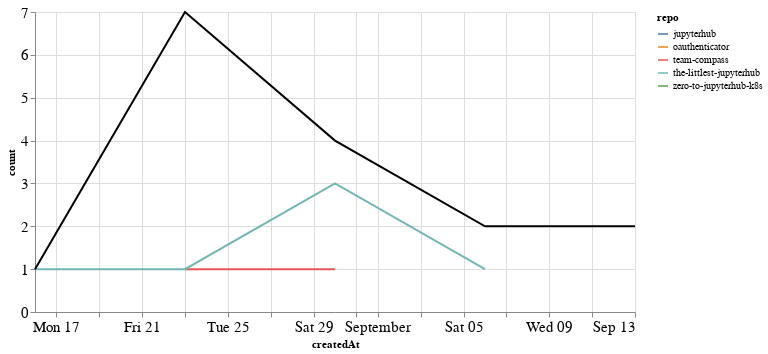

Notebook code for this chart:
### Markdown cell above
## Comments

### Code cell
comments_time = comments.groupby('repo').resample('W', on='createdAt').count()['author'].reset_index()
comments_time = comments_time.rename(columns={'author': 'count'})
comments_time_total = comments_time.groupby('createdAt').agg({"count": "sum"}).reset_index()
ch1 = alt.Chart(comments_time, width=600).mark_line().encode(
    x='createdAt',
    y='count',
    color='repo',
    tooltip="repo"
)

ch2 = alt.Chart(comments_time_total, width=600).mark_line(color="black").encode(
    x='createdAt',
    y='count',
)

ch1 + ch2

### Figure 1 — Vega-Lite specification as saved in the notebook (floating-point values rounded to 4 significant figures)
{"config": {"axisLeft": {"labelFontSize": 15}, "axisBottom": {"labelFontSize": 15}}, "layer": [{"data": {"name": "data-61d88876b80a3b3165d2d1a0a619f8f8"}, "mark": "line", "encoding": {"color": {"type": "nominal", "field": "repo"}, "tooltip": {"type": "nominal", "field": "repo"}, "x": {"type": "temporal", "field": "createdAt"}, "y": {"type": "quantitative", "field": "count"}}, "width": 600}, {"data": {"name": "data-a52bd4ccd112da7a448349f07d3e4429"}, "mark": {"type": "line", "color": "black"}, "encoding": {"x": {"type": "temporal", "field": "createdAt"}, "y": {"type": "quantitative", "field": "count"}}, "width": 600}], "$schema": "https://vega.github.io/schema/vega-lite/v4.8.1.json", "datasets": {"data-61d88876b80a3b3165d2d1a0a619f8f8": [{"repo": "jupyterhub", "createdAt": "2020-08-23T00:00:00", "count": 5}, {"repo": "oauthenticator", "createdAt": "2020-09-13T00:00:00", "count": 2}, {"repo": "team-compass", "createdAt": "2020-08-23T00:00:00", "count": 1}, {"repo": "team-compass", "createdAt": "2020-08-30T00:00:00", "count": 1}, {"repo": "the-littlest-jupyterhub", "createdAt": "2020-08-16T00:00:00", "count": 1}, {"repo": "the-littlest-jupyterhub", "createdAt": "2020-08-23T00:00:00", "count": 1}, {"repo": "the-littlest-jupyterhub", "createdAt": "2020-08-30T00:00:00", "count": 3}, {"repo": "the-littlest-jupyterhub", "createdAt": "2020-09-06T00:00:00", "count": 1}, {"repo": "zero-to-jupyterhub-k8s", "createdAt": "2020-09-06T00:00:00", "count": 1}], "data-a52bd4ccd112da7a448349f07d3e4429": [{"createdAt": "2020-08-16T00:00:00", "count": 1}, {"createdAt": "2020-08-23T00:00:00", "count": 7}, {"createdAt": "2020-08-30T00:00:00", "count": 4}, {"createdAt": "2020-09-06T00:00:00", "count": 2}, {"createdAt": "2020-09-13T00:00:00", "count": 2}]}}
